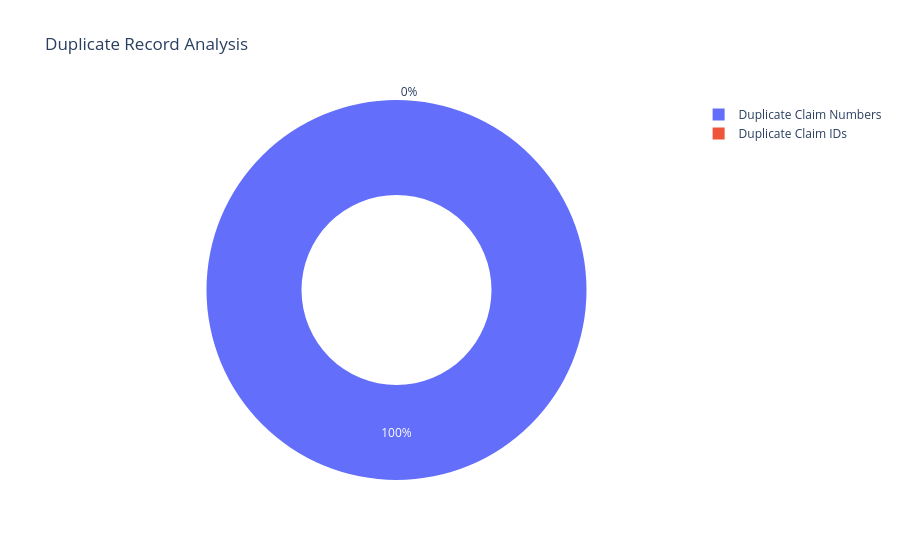

Notebook code cell kept with this figure:
### Code cell
fig = px.pie(

    uniqueness,

    values="Count",

    names="Metric",

    hole=.5,

    title="Duplicate Record Analysis"

)

fig.show()

### Figure 1 — Plotly figure (JSON) as saved in the notebook; plotly's stock layout.template omitted (floating-point values rounded to 4 significant figures)
{"data": [{"domain": {"x": [0, 1], "y": [0, 1]}, "hole": 0.5, "hovertemplate": "Metric=%{label}<br>Count=%{value}<extra></extra>", "labels": ["Duplicate Claim IDs", "Duplicate Claim Numbers"], "legendgroup": "", "name": "", "showlegend": true, "type": "pie", "values": [0, 20]}], "layout": {"legend": {"tracegroupgap": 0}, "title": {"text": "Duplicate Record Analysis"}}}
